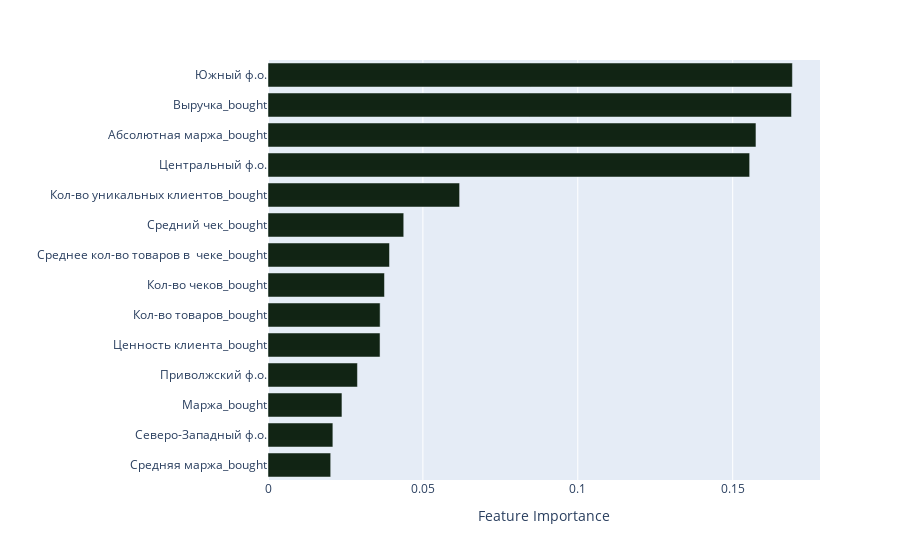

This figure's notebook cell:
### Code cell
# colors = ["#016450", "#02818a", "#3690c0", "#67a9cf", "#a6bddb", "#d0d1e6", "#ece2f0", "#fff7fb"]
from sklearn.inspection import permutation_importance
sort = clf_forest.feature_importances_.argsort()

fig = px.bar(x=clf_forest.feature_importances_[sort], y=data.columns[sort],
             orientation='h', color_discrete_sequence=px.colors.sequential.algae_r, labels={
                     "y": " "
                   })

fig.update_layout(xaxis_title="Feature Importance")  # Update the x-axis label

fig.show()

### Figure 1 — Plotly figure (JSON) as saved in the notebook; plotly's stock layout.template omitted (floating-point values rounded to 4 significant figures)
{"data": [{"alignmentgroup": "True", "hovertemplate": "x=%{x}<br> =%{y}<extra></extra>", "legendgroup": "", "marker": {"color": "rgb(17, 36, 20)", "pattern": {"shape": ""}}, "name": "", "offsetgroup": "", "orientation": "h", "showlegend": false, "textposition": "auto", "type": "bar", "x": [0.02024, 0.02094, 0.02387, 0.02887, 0.03617, 0.03619, 0.0376, 0.03922, 0.04382, 0.06185, 0.1555, 0.1575, 0.169, 0.1693], "xaxis": "x", "y": ["Средняя маржа_bought", "Северо-Западный ф.о.", "Маржа_bought", "Приволжский ф.о.", "Ценность клиента_bought", "Кол-во товаров_bought", "Кол-во чеков_bought", "Среднее кол-во товаров в  чеке_bought", "Средний чек_bought", "Кол-во уникальных клиентов_bought", "Центральный ф.о.", "Абсолютная маржа_bought", "Выручка_bought", "Южный ф.о."], "yaxis": "y"}], "layout": {"barmode": "relative", "legend": {"tracegroupgap": 0}, "margin": {"t": 60}, "xaxis": {"anchor": "y", "domain": [0, 1], "title": {"text": "Feature Importance"}}, "yaxis": {"anchor": "x", "domain": [0, 1], "title": {"text": " "}}}}
